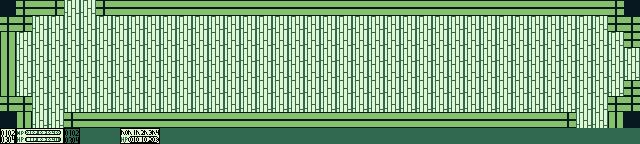

Rendered tile map (Tiled .tmx) drawn with the repository's tilesets; below, a short description and the full map source, tile grids included:
An orthogonal 40x9 tile map with 16x16 px tiles, 1 tile layer (Tile Layer 1).

<map version="1.10" tiledversion="1.11.0" orientation="orthogonal" renderorder="right-down" width="40" height="9" tilewidth="16" tileheight="16" infinite="0" nextlayerid="2" nextobjectid="1">
 <tileset firstgid="1" source="Temporal Light/temporal_light_tileset.tsx" />
 <layer id="1" name="Tile Layer 1" width="40" height="9">
  <data encoding="csv">
2067,2632,2435,2632,1356,1356,2632,2435,2435,2435,2435,2435,2435,2435,2435,2435,2435,2435,2435,2435,2435,2435,2435,2435,2435,2435,2435,2435,2435,2435,2435,2435,2435,2435,2435,2435,2435,2435,2632,2067,
2632,2632,1356,1356,1356,1356,1356,1356,1356,1356,1356,1356,1356,1356,1356,1356,1356,1356,1356,1356,1356,1356,1356,1356,1356,1356,1356,1356,1356,1356,1356,1356,1356,1356,1356,1356,1356,1356,2632,2632,
2310,1356,1356,1356,1356,1356,1356,1356,1356,1356,1356,1356,1356,1356,1356,1356,1356,1356,1356,1356,1356,1356,1356,1356,1356,1356,1356,1356,1356,1356,1356,1356,1356,1356,1356,1356,1356,1356,1356,2632,
2310,1356,1356,1356,1356,1356,1356,1356,1356,1356,1356,1356,1356,1356,1356,1356,1356,1356,1356,1356,1356,1356,1356,1356,1356,1356,1356,1356,1356,1356,1356,1356,1356,1356,1356,1356,1356,1356,1356,1356,
2310,1356,1356,1356,1356,1356,1356,1356,1356,1356,1356,1356,1356,1356,1356,1356,1356,1356,1356,1356,1356,1356,1356,1356,1356,1356,1356,1356,1356,1356,1356,1356,1356,1356,1356,1356,1356,1356,1356,1356,
2310,1356,1356,1356,1356,1356,1356,1356,1356,1356,1356,1356,1356,1356,1356,1356,1356,1356,1356,1356,1356,1356,1356,1356,1356,1356,1356,1356,1356,1356,1356,1356,1356,1356,1356,1356,1356,1356,1356,2632,
2632,2632,1356,1356,1356,1356,1356,1356,1356,1356,1356,1356,1356,1356,1356,1356,1356,1356,1356,1356,1356,1356,1356,1356,1356,1356,1356,1356,1356,1356,1356,1356,1356,1356,1356,1356,1356,1356,2632,2632,
2067,2310,1356,1356,2632,2435,2435,2435,2435,2435,2435,2435,2435,2435,2435,2435,2435,2435,2435,2435,2435,2435,2435,2435,2435,2435,2435,2435,2435,2435,2435,2435,2435,2435,2435,2632,1356,1356,2310,2067,
1941,1942,1943,1944,1945,1946,1946,1947,1948,1949,1946,1946,1946,1946,1946,1946,1946,1946,1946,1946,1946,1946,1946,1946,1946,1946,1946,1946,1946,1946,1946,1946,1946,1946,1946,1946,1946,1946,1946,1946
</data>
 </layer>
</map>
